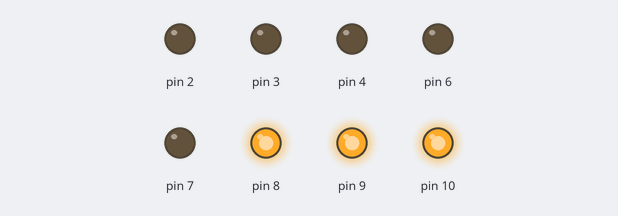
Simulated run of this sketch. Board: Arduino Uno, built with avr-gcc and run on an emulated ATmega328P. Shown: output pins drawn as LEDs (lit = HIGH). Pins used as bus, display or sensor lines are not drawn.

Above: at 0.1 s.
Timing chart, 0 to 1.6 s (numbered marks = the images above):
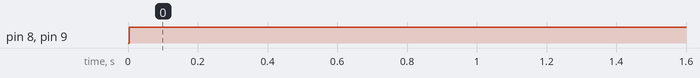

The sketch:

motorEncTest.ino
```cpp
#include "motorClass.h"
#include "calibration.h"

#include <ros.h>
#include <std_msgs/Float32MultiArray.h>
#include <std_msgs/Float32.h>

//instantiate motors!
//Portescap Motors
float gearRatio1 = 166.0;
float EncCntsRev1 = 16.0*4;


//Robot Shop Motors
float gearRatio2 = 103.814;
float EncCntsRev2 = 12;

//stage 1
motorClass m1a =  motorClass(8,33,44,49,gearRatio2, EncCntsRev2);
motorClass m1b =  motorClass(9,32,48,45,gearRatio2, EncCntsRev2);
motorClass m1c =  motorClass(11,30,46,47,gearRatio2, EncCntsRev2);

//stage 2
motorClass m2a =  motorClass(7,34,38,41,gearRatio1, EncCntsRev1);
motorClass m2b =  motorClass(6,35,42,39,gearRatio1, EncCntsRev1);
motorClass m2c =  motorClass(4,37,40,43,gearRatio1, EncCntsRev1);

//stage 3
motorClass m3a =  motorClass(2,29,22,25,gearRatio1, EncCntsRev1); //1-1
motorClass m3b =  motorClass(3,28,24,23,gearRatio1, EncCntsRev1); //1-2
motorClass m3c =  motorClass(10,31,26,27,gearRatio1, EncCntsRev1); //2-1


void setup () {
  Serial.begin(9600);
  m1a.setMotorPos(1);
  m1b.setMotorPos(1);
  m1c.setMotorPos(1);
}


void loop (){
  m1a.pos_closedLoopController();
  m1b.pos_closedLoopController();
  m1c.pos_closedLoopController();
  }
```

Encoder.h
```cpp
#include <SPI.h>

// Slave Select pins for encoders 1, 2 and 3
// Feel free to reallocate these pins to best suit your circuit
const int slaveSelectEnc1 = 53;
const int slaveSelectEnc2 = 47;
const int slaveSelectEnc3 = 49;
const int slaveSelectEnc4 = 51;


void initEncoder(int encoderName){
  // Set slave selects as outputs
  SPI.begin();

  pinMode(encoderName, OUTPUT);

  // Raise select pins
  // Communication begins when you drop the individual select signals
  digitalWrite(encoderName,HIGH);

  // Initialize encoder
  //    Clock division factor: 0
  //    Negative index input
  //    free-running count mode
  //    x4 quatrature count mode (four counts per quadrature cycle)
  // NOTE: For more information on commands, see datasheet
  digitalWrite(encoderName,LOW);        // Begin SPI conversation
  SPI.transfer(0x88);                       // Write to MDR0
  SPI.transfer(0x03);                       // Configure to 4 byte mode
  digitalWrite(encoderName,HIGH);       // Terminate SPI conversation

  }


void initEncoders() {
  SPI.begin();
  initEncoder(slaveSelectEnc1);
  initEncoder(slaveSelectEnc2);
  initEncoder(slaveSelectEnc3);
  initEncoder(slaveSelectEnc4);
}


void clearEncoderCount(int encoderName){
  // Set encoder's data register to 0
  digitalWrite(encoderName,LOW);      // Begin SPI conversation
  // Write to DTR
  SPI.transfer(0x98);
  // Load data
  SPI.transfer(0x00);  // Highest order byte
  SPI.transfer(0x00);
  SPI.transfer(0x00);
  SPI.transfer(0x00);  // lowest order byte
  digitalWrite(encoderName,HIGH);     // Terminate SPI conversation

  delayMicroseconds(100);  // provides some breathing room between SPI conversations

  // Set encoder's current data register to center
  digitalWrite(encoderName,LOW);      // Begin SPI conversation
  SPI.transfer(0xE0);
  digitalWrite(encoderName,HIGH);     // Terminate SPI conversation
  }


void clearEncoderCounts() {
  clearEncoderCount(slaveSelectEnc1);
  clearEncoderCount(slaveSelectEnc2);
  clearEncoderCount(slaveSelectEnc3);
  clearEncoderCount(slaveSelectEnc4);
}


long readEncoder(int encoderName) {

  SPI.beginTransaction(SPISettings(10000000, MSBFIRST, SPI_MODE0));
  // Initialize temporary variables for SPI read
  unsigned int count_1, count_2, count_3, count_4;
  long count_value;

  noInterrupts();           // disable all interrupts

  // Read encoder
  digitalWrite(encoderName,LOW);      // Begin SPI conversation
  SPI.transfer(0x60);                     // Request count
  count_1 = SPI.transfer(0x00);           // Read highest order byte
  count_2 = SPI.transfer(0x00);
  count_3 = SPI.transfer(0x00);
  count_4 = SPI.transfer(0x00);           // Read lowest order byte
  SPI.endTransaction();
  digitalWrite(encoderName,HIGH);     // Terminate SPI conversation

  // Calculate encoder count
  count_value = (count_1 << 8) + count_2;
  count_value = (count_value << 8) + count_3;
  count_value = (count_value << 8) + count_4;

  interrupts();             // enable all interrupts

  return count_value;
}
```

calibration.h
```cpp
void calibrate(motorClass m1,motorClass m2,motorClass m3){
  float spd = -0.3;
  while(  !digitalRead(m1.getLimit()) || !digitalRead(m2.getLimit()) || !digitalRead(m3.getLimit()) ){

    if( !digitalRead(m1.getLimit() )){
      m1.setMotorVel(spd);
      m1.vel_closedLoopController();
    }
    else{
      m1.setMotorVel(0);
      m1.clearEncoder();
      m1.stopMotor();
      }
    if( !digitalRead(m2.getLimit()) ){
      m2.setMotorVel(spd);
      m2.vel_closedLoopController();
      }
    else{
      m2.setMotorVel(0);
      m2.clearEncoder();
      m2.stopMotor();
    }
    if( !digitalRead(m3.getLimit()) ){
      m3.setMotorVel(spd);
      m3.vel_closedLoopController();}
    else{
      m3.setMotorVel(0);
      m3.clearEncoder();
      m3.stopMotor();
    }

//
//    Serial.print(digitalRead(m1.getLimit()));
//    Serial.print(digitalRead(m2.getLimit()));
//    Serial.println(digitalRead(m3.getLimit()));

  }

//  Serial.print(digitalRead(m1.getLimit()));
//  Serial.print(digitalRead(m2.getLimit()));
//  Serial.println(digitalRead(m3.getLimit()));

  m1.stopMotor();
  m1.clearEncoder();
  m1.setMotorVel(0);

  m2.stopMotor();
  m2.clearEncoder();
  m2.setMotorVel(0);

  m3.stopMotor();
  m3.clearEncoder();
  m3.setMotorVel(0);
}
```

motorClass.cpp
```cpp
#include "Arduino.h"
#include "motorClass.h"
#include "Encoder.h"


//Constructor
motorClass::motorClass(int pwmPin,int dirPin, int limitPin, int encPin,float gearRatio, float encCntsRev){
  _pwmPin = pwmPin;
  _dirPin = dirPin;
  _limitPin = limitPin;
  _encPin = encPin;
  _gearRatio = gearRatio;
  _encCntsRev = encCntsRev;

  pinMode(_pwmPin, OUTPUT);
  pinMode(_dirPin, OUTPUT);
  pinMode(_encPin, OUTPUT);
  pinMode(_limitPin, INPUT_PULLUP);

  initEncoder(_encPin);
  clearEncoderCount(_encPin);
}

//set velocity and position
void motorClass::setMotorVel(float vel){
  desiredMotorVel = vel;
}

void motorClass::setMotorPos(float pos){
  desiredMotorPos = pos;
}


//return limit
int motorClass::getLimit(){
  return _limitPin;
  }

/////////////////////////////////ENCODER\\\\\\\\\\\\\\\\\\\\\\\\\

void motorClass::clearEncoder(void){
  clearEncoderCount(_encPin);
  }

signed long motorClass::readEnc(void){
  encodercount = readEncoder(_encPin);
  return encodercount;
  }


////////////////////////////////MISC\\\\\\\\\\\\\\\\\\\\\\\\

void motorClass::storeOldVals(void){
  calc_t();
  prevTime = currentTime;
  errorVelPrev = errorVel;
  encodercountPrev = encodercount;
  errorPosPrev = errorPos;
}


void motorClass::calc_t(){
  currentTime = micros();
  dt = (currentTime - prevTime)/1000000.0;
}


////////////position controller functions!\\\\\\\\\\\\\\\\\

float motorClass::motor_position_calc(void){
  calc_t();
  encodercount = readEnc();
  MotorPos = (1/_gearRatio)*(1/_encCntsRev)*(encodercount); //revolutions of the output shaft
  storeOldVals();
  return MotorPos;
}

float motorClass::pos_proportional_control(void){
  //errorPos = desiredMotorPos - MotorPos;
  pCommandp = Kpp * errorPos;
  return pCommandp;
}


float motorClass::pos_derivative_control(void){
  calc_t();
  dCommandp = Kdp * (errorPos - errorPosPrev) / dt;
  return dCommandp;
}


float motorClass::pos_integral_control(void){
  calc_t();
  integratedPosError = integratedPosError + errorPos;
  iCommandp = Kip*integratedPosError;
  return iCommandp;
}


int motorClass::pos_closedLoopController(void){
  motor_position_calc();
  errorPos = desiredMotorPos - MotorPos;
//  if (abs(errorPos)<0.005){
//    errorPos = 0;
//    }

  currentCommandp = pos_proportional_control() + pos_derivative_control() + pos_integral_control();

  currentCommandp = constrain(map(currentCommandp, -1000, 1000, -255, 255),-255,255);

  if (currentCommandp < -0.001) {
    digitalWrite(_dirPin, LOW);
  }
  else if(currentCommandp > 0.001){
    digitalWrite(_dirPin, HIGH);
  }
  analogWrite(_pwmPin, abs(currentCommandp));
  return currentCommandp;
}


////////////velocity controller functions!\\\\\\\\\\\\\\\\\

float motorClass::motor_velocity_calc(void){
  calc_t();
  encodercount = readEnc();
  MotorVel = (1/_gearRatio)*(1/_encCntsRev)*(encodercount-encodercountPrev)/dt;//motor shaft revolutions per second
  storeOldVals();
  return MotorVel;
}


float motorClass::vel_proportional_control(void){
  errorVel = desiredMotorVel - MotorVel;
  pCommandv = Kpv * errorVel;
  return pCommandv;
}


float motorClass::vel_derivative_control(void){
  calc_t();
  dCommandv = Kdv * (errorVel - errorVelPrev) / dt;
  return dCommandv;
}


float motorClass::vel_integral_control(void){
  calc_t();
  errorVel = desiredMotorVel - MotorVel;
  integratedVelError = integratedVelError + errorVel;

  iCommandv = Kiv*integratedVelError;
  return iCommandv;
}


void motorClass::stopMotor(void){
  analogWrite(_pwmPin,0);
}


int motorClass::vel_closedLoopController(void){
  motor_velocity_calc();

  float Pv=vel_proportional_control();
  float Dv=vel_derivative_control();
  float Iv=vel_integral_control();

  currentCommandv = Pv+Iv+Dv;

  currentCommandv = constrain(map(currentCommandv, -1000, 1000, -255, 255),-255,255);
  if (currentCommandv < -0.001) {
    digitalWrite(_dirPin, HIGH);
  }
  else if(currentCommandv > 0.001){
    digitalWrite(_dirPin, LOW);
  }
  analogWrite(_pwmPin,abs(currentCommandv));
  return currentCommandv;
}

void motorClass::logValues(void) {
  Serial.print(" MP: "+(String)MotorPos);
  Serial.print(" ErrorPos: "+ (String)errorPos);
  Serial.print(" integrated Error: "+ (String)(integratedPosError));
  Serial.print(" integrated CMD: "+ (String)(iCommandp));
  Serial.println(" MotorCommand: " + (String)currentCommandp);

}
```

motorClass.h
```cpp
#ifndef motorClass_h
#define motorClass_h


class motorClass{
public:
    motorClass(int pwmPin, int dirPin, int limitPin, int encPin, float gearRatio, float encCntsRev);
    void setMotorVel(float vel);
    void setMotorPos(float pos);
    int getLimit(void);
    void clearEncoder(void);
    signed long readEnc(void);
    int vel_closedLoopController(void);
    int pos_closedLoopController(void);
    void logValues(void);
    void stopMotor(void);
    float errorPos = 0;
    float motor_velocity_calc(void);
    float motor_position_calc(void);

private:
    //pins
    int _pwmPin;
    int _dirPin;
    int _limitPin;
    int _encPin;
    float _gearRatio;
    float _encCntsRev;

    //timing
    unsigned long currentTime = 0;
    unsigned long prevTime = 0;
    float dt = 0;

    //upkeep functions
    void storeOldVals(void);
    void calc_t(void);

    //Encoder
    signed long encodercount = 0;
    signed long encodercountPrev = 0;


    //error vel
    float errorVel = 0;
    float errorVelPrev = 0;
    float integratedVelError = 0;

    //velocity control efforts
    float pCommandv = 0;
    float dCommandv = 0;
    float iCommandv = 0;
    float currentCommandv = 0;


    //error pos

    float errorPosPrev = 0;
    float integratedPosError = 0;

    //velocity control efforts
    float pCommandp = 0;
    float dCommandp = 0;
    float iCommandp = 0;
    float currentCommandp = 0;

    //Position Setpoint and state
    float MotorPos;
    float desiredMotorPos = 0;

    //velocity controller gains
    float Kpp = 5500.0;
    float Kdp = 0.0;
    float Kip = 0;//100000;

    //Velocity Setpoint and state
    float MotorVel = 0;
    float desiredMotorVel = 0;

    //velocity controller gains
    float Kpv = 2000;
    float Kdv = 0;
    float Kiv = 0;

    //velocity controller functions
    float vel_proportional_control(void);
    float vel_derivative_control(void);
    float vel_integral_control(void);


    //position controller functions
    float pos_proportional_control(void);
    float pos_derivative_control(void);
    float pos_integral_control(void);


};


//Constants
const float MAX_PWM = 1000;
const float MIN_PWM = -1000;

//const float gearRatio = 166.0;
//const float encCntsRev = 16.0*4;

#endif
```

Measured:
- by itself, pin 8, pin 9: LOW → HIGH at 0.00 s
